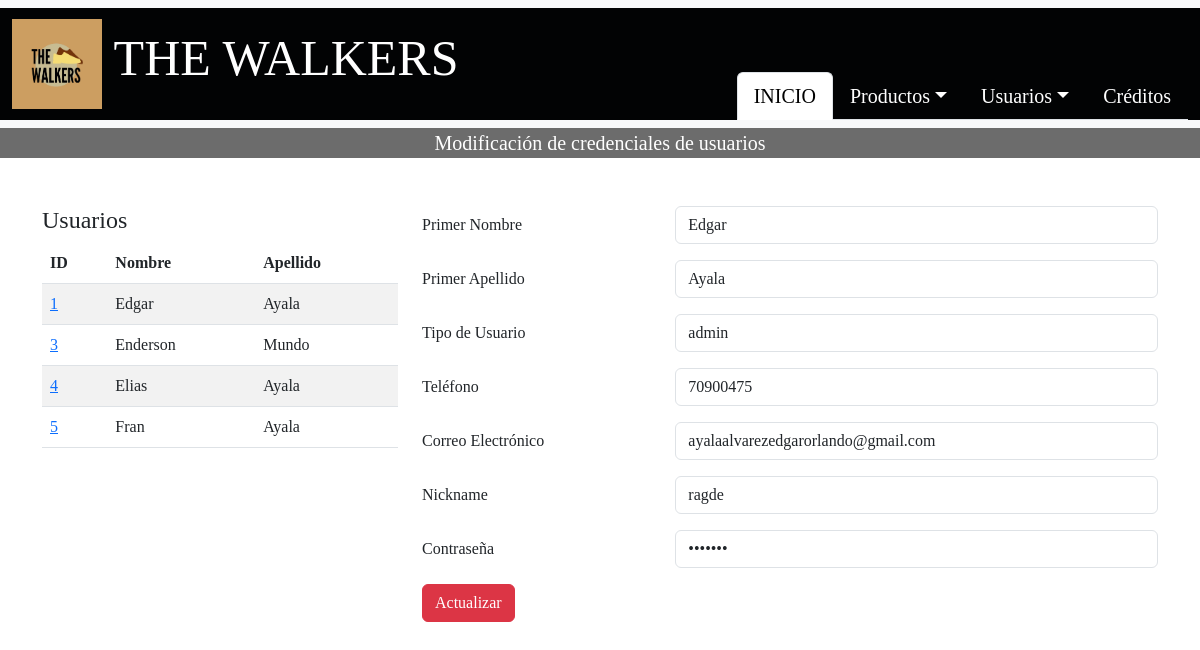
The page /Administrador/admin/CRUD_USUARIOS/modificar_usuarios.php?cod_usuario=1 (signed in) on the database its author committed.
### tables this page shows
CREATE TABLE `usuario` (
  `cod_usuario` int(11) NOT NULL,
  `primer_nombre` varchar(50) NOT NULL,
  `primer_apellido` varchar(50) NOT NULL,
  `tipo_usuario` varchar(50) NOT NULL,
  `telefono_usuario` int(8) NOT NULL,
  `correo_usuario` varchar(100) NOT NULL,
  `nick_name` varchar(50) NOT NULL,
  `contraseña` varchar(20) NOT NULL
);

### Administrador/admin/CRUD_USUARIOS/modificar_usuarios.php (the view, shortened to what this page needs)
<?php
include '../../conexionBD.php';
$query_usuarios = "SELECT cod_usuario, primer_nombre, primer_apellido FROM usuario";
$result_usuarios = $conn->query($query_usuarios);
$usuario = null;
if (isset($_GET['cod_usuario'])) {
    $cod_usuario = $_GET['cod_usuario'];
    $query = "SELECT primer_nombre, primer_apellido, tipo_usuario, telefono_usuario, correo_usuario, nick_name, contraseña FROM usuario WHERE cod_usuario = ?";
    $stmt = $conn->prepare($query);
    $stmt->bind_param('i', $cod_usuario);
    $stmt->execute();
    $result = $stmt->get_result();
    $usuario = $result->fetch_assoc();
}
?>
<!DOCTYPE html>
<html lang="es">
<head>
    <link href="https://cdn.jsdelivr.net/npm/bootstrap@5.3.0/dist/css/bootstrap.min.css" rel="stylesheet">
</head>
<body style="font-family: 'Franklin Gothic Medium', 'cursive';">
    <nav class="navbar bg-body-tertiary">
        <div class="container-fluid fixed-width-container" style="background-color: #020304; font-family: 'Franklin Gothic Medium';">
            <a class="navbar-brand" href="#" style="background-color: #020304; color: white; font-size: 50px;">
                <img src="../../imagenes/001-Index/Logos/Logo.png" alt="Logo" width="90" height="90" class="d-inline-block align-text-center" style="background-color: #CC9E61;">
                THE WALKERS
            </a>
            <ul class="nav nav-tabs" style="margin-top: 4rem; font-size: 20px;">
                <li class="nav-item"><a class="nav-link active" aria-current="page" href="../../admin/admin.php">INICIO</a></li>
                <li class="nav-item dropdown">
                    <a class="nav-link dropdown-toggle" data-bs-toggle="dropdown" href="#" role="button" aria-expanded="false" style="color: white;">Productos</a>
                </li>
                <li class="nav-item dropdown">
                    <a class="nav-link dropdown-toggle" data-bs-toggle="dropdown" href="#" role="button" aria-expanded="false" style="color: white;">Usuarios</a>
                </li>
                <li class="nav-item"><a class="nav-link" href="../../../Administrador/creditos/creditos.html" style="color: white;">Créditos</a></li>
            </ul>
        </div>
    </nav>
    <p class="fs-5 text-center" style="margin-top: 0px; color: white; background-color: #6c6c6c; font-family: 'Franklin Gothic Medium', 'cursive';">Modificación de credenciales de usuarios</p>
    <div class="container mt-5">
        <div class="row">
            <div class="col-md-4 mb-4">
                <h4>Usuarios</h4>
                <table class="table table-striped">
                    <thead>
                        <tr>
                            <th>ID</th>
                            <th>Nombre</th>
                            <th>Apellido</th>
                        </tr>
                    </thead>
                    <tbody>
                        <?php while ($row = $result_usuarios->fetch_assoc()) { ?>
                        <tr>
                            <td><a href="?cod_usuario=<?php echo $row['cod_usuario']; ?>"><?php echo $row['cod_usuario']; ?></a></td>
                            <td><?php echo $row['primer_nombre']; ?></td>
                            <td><?php echo $row['primer_apellido']; ?></td>
                        </tr>
                        <?php } ?>
                    </tbody>
                </table>
            </div>
            <div class="col-md-8 mb-4">
                <?php if ($usuario) { ?>
                <form method="POST">
                    <div class="row mb-3">
                        <label for="primer_nombre" class="col-sm-4 col-form-label">Primer Nombre</label>
                        <div class="col-sm-8">
                            <input type="text" class="form-control" id="primer_nombre" name="primer_nombre" value="<?php echo $usuario['primer_nombre']; ?>" required>
                        </div>
                    </div>
                    <div class="row mb-3">
                        <label for="primer_apellido" class="col-sm-4 col-form-label">Primer Apellido</label>
                        <div class="col-sm-8">
                            <input type="text" class="form-control" id="primer_apellido" name="primer_apellido" value="<?php echo $usuario['primer_apellido']; ?>" required>
                        </div>
                    </div>
                    <div class="row mb-3">
                        <label for="tipo_usuario" class="col-sm-4 col-form-label">Tipo de Usuario</label>
                        <div class="col-sm-8">
                            <input type="text" class="form-control" id="tipo_usuario" name="tipo_usuario" value="<?php echo $usuario['tipo_usuario']; ?>" required>
                        </div>
                    </div>
                    <div class="row mb-3">
                        <label for="telefono_usuario" class="col-sm-4 col-form-label">Teléfono</label>
                        <div class="col-sm-8">
                            <input type="text" class="form-control" id="telefono_usuario" name="telefono_usuario" value="<?php echo $usuario['telefono_usuario']; ?>" required>
                        </div>
                    </div>
                    <div class="row mb-3">
                        <label for="correo_usuario" class="col-sm-4 col-form-label">Correo Electrónico</label>
                        <div class="col-sm-8">
                            <input type="email" class="form-control" id="correo_usuario" name="correo_usuario" value="<?php echo $usuario['correo_usuario']; ?>" required>
                        </div>
                    </div>
                    <div class="row mb-3">
                        <label for="nick_name" class="col-sm-4 col-form-label">Nickname</label>
                        <div class="col-sm-8">
                            <input type="text" class="form-control" id="nick_name" name="nick_name" value="<?php echo $usuario['nick_name']; ?>" required>
                        </div>
                    </div>
                    <div class="row mb-3">
                        <label for="contraseña" class="col-sm-4 col-form-label">Contraseña</label>
                        <div class="col-sm-8">
                            <input type="password" class="form-control" id="contraseña" name="contraseña" value="<?php echo $usuario['contraseña']; ?>" required>
                        </div>
                    </div>
                    <button type="submit" class="btn btn-danger">Actualizar</button>
                </form>
                <?php } else { ?>
                <p class="text-danger">Por favor selecciona un usuario para modificar.</p>
                <?php } ?>
            </div>
        </div>
    </div>
</body>
</html>

### rows shown on the page
usuario: cod_usuario "1", primer_nombre "Edgar", primer_apellido "Ayala", tipo_usuario "admin", telefono_usuario "70900475", correo_usuario "ayalaalvarezedgarorlando@gmail.com", nick_name "ragde"
usuario: cod_usuario "3", primer_nombre "Enderson", primer_apellido "Mundo"
usuario: cod_usuario "4", primer_nombre "Elias", primer_apellido "Ayala"
usuario: cod_usuario "5", primer_nombre "Fran", primer_apellido "Ayala"
